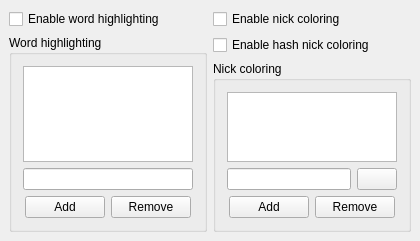
<ui version="4.0" >
 <class>GeneralGroupchat</class>
 <widget class="QWidget" name="GeneralGroupchat" >
  <property name="geometry" >
   <rect>
    <x>0</x>
    <y>0</y>
    <width>420</width>
    <height>186</height>
   </rect>
  </property>
  <property name="windowTitle" >
   <string>GeneralGroupchatUI</string>
  </property>
  <layout class="QHBoxLayout" >
   <property name="margin" >
    <number>9</number>
   </property>
   <property name="spacing" >
    <number>6</number>
   </property>
   <item>
    <layout class="QVBoxLayout" >
     <property name="margin" >
      <number>0</number>
     </property>
     <property name="spacing" >
      <number>6</number>
     </property>
     <item>
      <widget class="QCheckBox" name="ck_gcHighlights" >
       <property name="text" >
        <string>Enable word highlighting</string>
       </property>
      </widget>
     </item>
     <item>
      <widget class="QGroupBox" name="alertGroupBox" >
       <property name="toolTip" >
        <string>Highlight lines and alert the user if this text is included in chat</string>
       </property>
       <property name="title" >
        <string>Word highlighting</string>
       </property>
       <layout class="QVBoxLayout" >
        <property name="margin" >
         <number>11</number>
        </property>
        <property name="spacing" >
         <number>6</number>
        </property>
        <item>
         <widget class="QListWidget" name="lw_highlightWords" >
          <property name="toolTip" >
           <string>Words which will cause a notification in group chat.</string>
          </property>
          <property name="whatsThis" >
           <string>This is the list of words which when said in group chat will cause the user to be notified.</string>
          </property>
         </widget>
        </item>
        <item>
         <widget class="QLineEdit" name="le_newHighlightWord" >
          <property name="toolTip" >
           <string>Type a new word here and press "Add Word" for it to be added to the highlight list</string>
          </property>
          <property name="whatsThis" >
           <string>Type a new word here and press "Add Word" for it to be added to the highlight list</string>
          </property>
         </widget>
        </item>
        <item>
         <layout class="QHBoxLayout" >
          <property name="margin" >
           <number>0</number>
          </property>
          <property name="spacing" >
           <number>6</number>
          </property>
          <item>
           <spacer>
            <property name="orientation" >
             <enum>Qt::Horizontal</enum>
            </property>
            <property name="sizeType" >
             <enum>QSizePolicy::Expanding</enum>
            </property>
            <property name="sizeHint" >
             <size>
              <width>40</width>
              <height>20</height>
             </size>
            </property>
           </spacer>
          </item>
          <item>
           <widget class="QPushButton" name="pb_addHighlightWord" >
            <property name="toolTip" >
             <string>Adds the new word to the list</string>
            </property>
            <property name="whatsThis" >
             <string>Adds the new word to the list</string>
            </property>
            <property name="text" >
             <string>Add</string>
            </property>
           </widget>
          </item>
          <item>
           <widget class="QPushButton" name="pb_removeHighlightWord" >
            <property name="toolTip" >
             <string>Removes the selected word from the highlight list</string>
            </property>
            <property name="whatsThis" >
             <string>Removes the selected word from the highlight list</string>
            </property>
            <property name="text" >
             <string>Remove</string>
            </property>
           </widget>
          </item>
          <item>
           <spacer>
            <property name="orientation" >
             <enum>Qt::Horizontal</enum>
            </property>
            <property name="sizeType" >
             <enum>QSizePolicy::Expanding</enum>
            </property>
            <property name="sizeHint" >
             <size>
              <width>40</width>
              <height>20</height>
             </size>
            </property>
           </spacer>
          </item>
         </layout>
        </item>
       </layout>
      </widget>
     </item>
    </layout>
   </item>
   <item>
    <layout class="QVBoxLayout" >
     <property name="margin" >
      <number>0</number>
     </property>
     <property name="spacing" >
      <number>6</number>
     </property>
     <item>
      <widget class="QCheckBox" name="ck_gcNickColoring" >
       <property name="text" >
        <string>Enable nick coloring</string>
       </property>
      </widget>
     </item>
      <item>
      <widget class="QCheckBox" name="ck_gcHashNickColoring" >
       <property name="text" >
        <string>Enable hash nick coloring</string>
       </property>
      </widget>
     </item>
     <item>
      <widget class="QGroupBox" name="ncGroupBox" >
       <property name="title" >
        <string>Nick coloring</string>
       </property>
       <layout class="QVBoxLayout" >
        <property name="margin" >
         <number>11</number>
        </property>
        <property name="spacing" >
         <number>6</number>
        </property>
        <item>
         <widget class="QListWidget" name="lw_nickColors" >
          <property name="toolTip" >
           <string>Colors used for nicks in groupchat</string>
          </property>
          <property name="whatsThis" >
           <string>This is the list of colours with which nicks will be drawn in group chat.</string>
          </property>
         </widget>
        </item>
        <item>
         <layout class="QHBoxLayout" >
          <property name="margin" >
           <number>0</number>
          </property>
          <property name="spacing" >
           <number>6</number>
          </property>
          <item>
           <widget class="QLineEdit" name="le_newNickColor" >
            <property name="toolTip" >
             <string>Type a colourcode here, or press the palette to the right</string>
            </property>
            <property name="whatsThis" >
             <string>Type a colourcode here, or press the palette to the right</string>
            </property>
           </widget>
          </item>
          <item>
           <widget class="QPushButton" name="pb_nickColor" >
            <property name="sizePolicy" >
             <sizepolicy>
              <hsizetype>4</hsizetype>
              <vsizetype>4</vsizetype>
              <horstretch>0</horstretch>
              <verstretch>0</verstretch>
             </sizepolicy>
            </property>
            <property name="text" >
             <string/>
            </property>
           </widget>
          </item>
         </layout>
        </item>
        <item>
         <layout class="QHBoxLayout" >
          <property name="margin" >
           <number>0</number>
          </property>
          <property name="spacing" >
           <number>6</number>
          </property>
          <item>
           <spacer>
            <property name="orientation" >
             <enum>Qt::Horizontal</enum>
            </property>
            <property name="sizeType" >
             <enum>QSizePolicy::Expanding</enum>
            </property>
            <property name="sizeHint" >
             <size>
              <width>40</width>
              <height>20</height>
             </size>
            </property>
           </spacer>
          </item>
          <item>
           <widget class="QPushButton" name="pb_addNickColor" >
            <property name="toolTip" >
             <string>Adds the color to the list</string>
            </property>
            <property name="whatsThis" >
             <string>Adds the new color to the list</string>
            </property>
            <property name="text" >
             <string>Add</string>
            </property>
           </widget>
          </item>
          <item>
           <widget class="QPushButton" name="pb_removeNickColor" >
            <property name="toolTip" >
             <string>Removes the selected color from the list</string>
            </property>
            <property name="whatsThis" >
             <string>Removes the selected color from the list</string>
            </property>
            <property name="text" >
             <string>Remove</string>
            </property>
           </widget>
          </item>
          <item>
           <spacer>
            <property name="orientation" >
             <enum>Qt::Horizontal</enum>
            </property>
            <property name="sizeType" >
             <enum>QSizePolicy::Expanding</enum>
            </property>
            <property name="sizeHint" >
             <size>
              <width>40</width>
              <height>20</height>
             </size>
            </property>
           </spacer>
          </item>
         </layout>
        </item>
       </layout>
      </widget>
     </item>
    </layout>
   </item>
  </layout>
 </widget>
 <layoutdefault spacing="6" margin="11" />
 <tabstops>
  <tabstop>ck_gcHighlights</tabstop>
  <tabstop>le_newHighlightWord</tabstop>
  <tabstop>pb_removeHighlightWord</tabstop>
  <tabstop>pb_addHighlightWord</tabstop>
  <tabstop>ck_gcNickColoring</tabstop>
  <tabstop>ck_gcHashNickColoring</tabstop>
  <tabstop>le_newNickColor</tabstop>
  <tabstop>pb_nickColor</tabstop>
  <tabstop>pb_removeNickColor</tabstop>
  <tabstop>pb_addNickColor</tabstop>
 </tabstops>
 <resources/>
 <connections>
  <connection>
   <sender>ck_gcNickColoring</sender>
   <signal>toggled(bool)</signal>
   <receiver>ck_gcHashNickColoring</receiver>
   <slot>setEnabled(bool)</slot>
   <hints>
    <hint type="sourcelabel">
     <x>326</x>
     <y>18</y>
    </hint>
    <hint type="destinationlabel">
     <x>326</x>
     <y>42</y>
    </hint>
   </hints>
  </connection>
 </connections>
 </ui>
